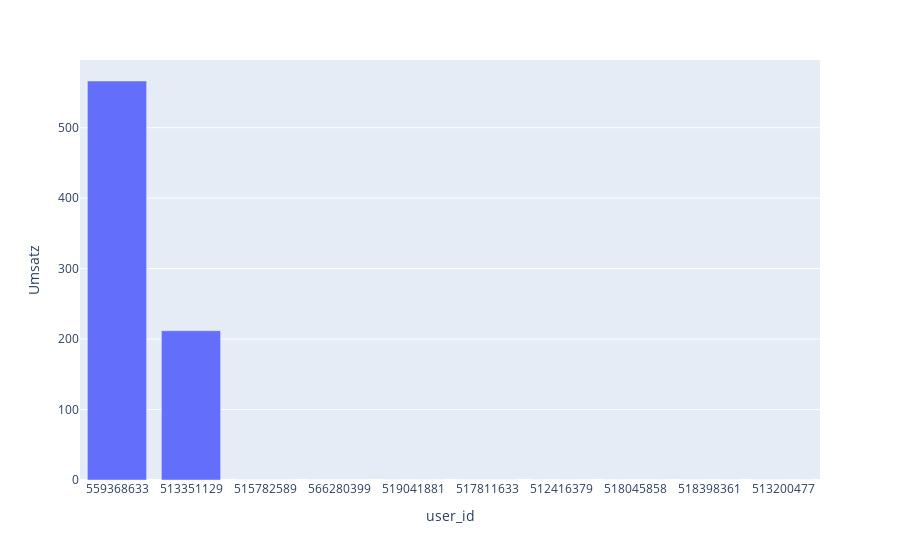

Notebook cell for this chart:
### Code cell
px.bar(sdf_user_overview.limit(10).toPandas(), x='user_id', y='Turnover')

### Figure 1 — Plotly figure (JSON) as saved in the notebook; plotly's stock layout.template omitted (floating-point values rounded to 4 significant figures)
{"data": [{"alignmentgroup": "True", "hovertemplate": "user_id=%{x}<br>Umsatz=%{y}<extra></extra>", "legendgroup": "", "marker": {"color": "#636efa"}, "name": "", "offsetgroup": "", "orientation": "v", "showlegend": false, "textposition": "auto", "type": "bar", "x": ["559368633", "513351129", "515782589", "566280399", "519041881", "517811633", "512416379", "518045858", "518398361", "513200477"], "xaxis": "x", "y": [566.3, 211.9, 0, 0, 0, 0, 0, 0, 0, 0], "yaxis": "y"}], "layout": {"barmode": "relative", "legend": {"tracegroupgap": 0}, "margin": {"t": 60}, "xaxis": {"anchor": "y", "domain": [0, 1], "title": {"text": "user_id"}}, "yaxis": {"anchor": "x", "domain": [0, 1], "title": {"text": "Umsatz"}}}}
